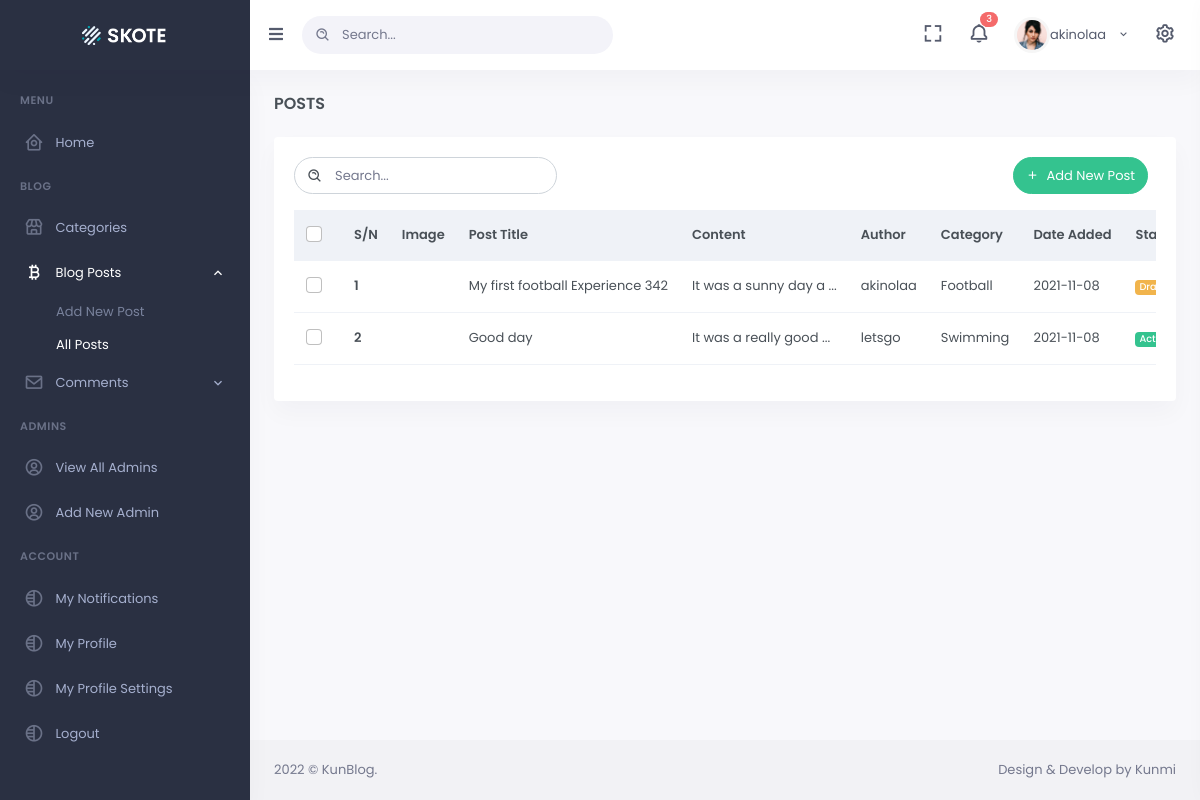
Screenshot of /posts.php (signed in) with the database file from the repository.
### tables this page shows
CREATE TABLE `posts` (
  `id` int(11) NOT NULL,
  `title` varchar(255) NOT NULL,
  `content` text NOT NULL,
  `image` text NOT NULL,
  `cat_id` int(255) NOT NULL,
  `author_id` int(255) NOT NULL,
  `status_id` int(2) NOT NULL DEFAULT 1,
  `date` date NOT NULL DEFAULT current_timestamp()
);

CREATE TABLE `categories` (
  `id` int(11) NOT NULL,
  `name` varchar(255) NOT NULL,
  `description` text NOT NULL,
  `date` date NOT NULL DEFAULT current_timestamp(),
  `timestamp` timestamp(6) NOT NULL DEFAULT current_timestamp(6)
);

### includes/restriction.php (called while the page is built, shortened)
<?php
if(!isset($_SESSION["user_loggedin"])){
    header("Location: login.php");
}else {
    $user_id_unsanitized = $_SESSION["user_loggedin"];
    $user_id = mysqli_real_escape_string($connect,filter_var($user_id_unsanitized,FILTER_SANITIZE_STRING));
    $check_user_exists_sql = "SELECT * FROM admins WHERE id = $user_id";
    $check_user_exists = mysqli_query($connect,$check_user_exists_sql);
    if(mysqli_num_rows($check_user_exists) != 1){
        header("Location: login.php");
    }else {
        while($user_row = mysqli_fetch_assoc($check_user_exists)){
            $user_username = $user_row["username"];
        }
    }
}

### posts.php (the view, shortened to what this page needs)
<!doctype html>
<html lang="en">
<head>
        <link href="assets/css/bootstrap.min.css" id="bootstrap-style" rel="stylesheet" type="text/css" />
        <link href="assets/css/icons.min.css" rel="stylesheet" type="text/css" />
        <link href="assets/css/app.min.css" id="app-style" rel="stylesheet" type="text/css" />
    </head>
    <body data-sidebar="dark">
        <div id="layout-wrapper">
        <?php include_once "includes/layout/header.php"; ?>
           <?php include_once "includes/layout/sidebar.php"; ?>
            <div class="main-content">
                <div class="page-content">
                    <div class="container-fluid">
                        <div class="row">
                            <div class="col-12">
                                <div class="page-title-box d-sm-flex align-items-center justify-content-between">
                                    <h4 class="mb-sm-0 font-size-18">POSTS</h4>
                                </div>
                            </div>
                        </div>
                        <div class="row">
                            <div class="col-12">
                                <div class="card">
                                    <div class="card-body">
                                        <div class="row mb-2">
                                            <div class="col-sm-4">
                                                <div class="search-box me-2 mb-2 d-inline-block">
                                                    <div class="position-relative">
                                                        <input type="text" class="form-control" placeholder="Search...">
                                                        <i class="bx bx-search-alt search-icon"></i>
                                                    </div>
                                                </div>
                                            </div>
                                            <div class="col-sm-8">
                                                <div class="text-sm-end">
                                                    <a type="button" href='add-post.php' class="btn btn-success btn-rounded waves-effect waves-light mb-2 me-2"><i class="mdi mdi-plus me-1"></i> Add New Post</a>
                                                </div>
                                            </div>
                                        </div>
                                        <div class="table-responsive">
                                            <table class="table align-middle table-nowrap table-check">
                                                <thead class="table-light">
                                                    <tr>
                                                        <th style="width: 20px;" class="align-middle">
                                                            <div class="form-check font-size-16">
                                                                <input class="form-check-input" type="checkbox" id="checkAll">
                                                            </div>
                                                        </th>
                                                        <th class="align-middle">S/N</th>
                                                        <th class="align-middle">Image</th>
                                                        <th class="align-middle">Post Title</th>
                                                        <th class="align-middle">Content</th>
                                                        <th class="align-middle">Author</th>
                                                        <th class="align-middle">Category</th>
                                                        <th class="align-middle">Date Added</th>
                                                        <th class="align-middle">Status</th>
                                                    </tr>
                                                </thead>
                                                <tbody>
                                                   <?php
                                                   $sn = 1;
                                                   $get_posts_details_sql = "SELECT * FROM posts";
                                                   $get_posts_details = mysqli_query($connect,$get_posts_details_sql);
                                                   if(mysqli_num_rows($get_posts_details) < 1){
                                                       echo "No posts yet";
                                                   }else{
                                                       while($all_post_row = mysqli_fetch_assoc($get_posts_details)){
                                                           $post_title = $all_post_row['title'];
                                                           $post_image = $all_post_row['image'];
                                                           $post_content = $all_post_row['content'];
                                                           $post_cat_id = $all_post_row['cat_id'];
                                                           $post_status_id = $all_post_row['status_id'];
                                                           $post_date = $all_post_row['date'];
                                                           $post_author_id = $all_post_row['author_id'];
                                                      $get_cat_sql = "SELECT * FROM categories WHERE id = $post_cat_id";
                                                      $get_cat = mysqli_query($connect,$get_cat_sql);
                                                      while($cat_row = mysqli_fetch_assoc($get_cat)){
                                                          $cat_name = $cat_row['name'];
                                                      }
                                                      $get_author_sql = "SELECT * FROM admins WHERE id = $post_author_id";
                                                      $get_author = mysqli_query($connect,$get_author_sql);
                                                      while($admin_row = mysqli_fetch_assoc($get_author)){
                                                          $author_name = $admin_row['username'];
                                                      }
                                                      if($post_status_id == 1){
                                                          $post_status_msg = "<div class='badge bg-success'>Active</div>";
                                                      }else{
                                                          $post_status_msg = "<div class='badge bg-warning'>Draft</div>";
                                                      }
                                                   ?>
                                                    <tr>
                                                        <td>
                                                            <div class="form-check font-size-16">
                                                                <input class="form-check-input" type="checkbox" id="orderidcheck09">
                                                            </div>
                                                        </td>
                                                        <td><a href="javascript: void(0);" class="text-body fw-bold"><?php echo $sn; ?></a> </td>
                                                        <td><img src="assets/images/blog/<?php echo $post_image; ?>" width="50px" class="img-fluid" alt=""></td>
                                                        <td><?php echo $post_title; ?></td>
                                                        <td><?php echo substr($post_content,0,20) ." ..."; ?></td>
                                                        <td><?php echo $author_name; ?></td>
                                                        <td><?php echo $cat_name; ?></td>
                                                        <td><?php echo $post_date; ?></td>
                                                        <td><?php echo $post_status_msg; ?></td>
                                                    </tr>
                                                   <?php $sn++; }} ?>
                                                </tbody>
                                            </table>
                                        </div>
                                    </div>
                                </div>
                            </div>
                        </div>
                    </div>
                </div>
                <?php include_once "includes/layout/footer.php"; ?>
            </div>
        </div>
    </body>
</html>

### includes/layout/header.php (shortened to what this page needs)
<?php include_once "includes/auth/db.php"; ?>
<?php include_once "includes/restriction.php"; ?>
            <header id="page-topbar">
                <div class="navbar-header">
                    <div class="d-flex">
                        <div class="navbar-brand-box">
                            <a href="index-2.html" class="logo logo-light">
                                <span class="logo-lg">
                                    <img src="assets/images/logo-light.png" alt="" height="19">
                                </span>
                            </a>
                        </div>
                        <button type="button" class="btn btn-sm px-3 font-size-16 header-item waves-effect" id="vertical-menu-btn">
                            <i class="fa fa-fw fa-bars"></i>
                        </button>
                        <form class="app-search d-none d-lg-block">
                            <div class="position-relative">
                                <input type="text" class="form-control" placeholder="Search...">
                                <span class="bx bx-search-alt"></span>
                            </div>
                        </form>
                    </div>
                    <div class="d-flex">
                        <div class="dropdown d-none d-lg-inline-block ms-1">
                            <button type="button" class="btn header-item noti-icon waves-effect" data-toggle="fullscreen">
                                <i class="bx bx-fullscreen"></i>
                            </button>
                        </div>
                        <div class="dropdown d-inline-block">
                            <button type="button" class="btn header-item noti-icon waves-effect" id="page-header-notifications-dropdown"
                            data-bs-toggle="dropdown" aria-haspopup="true" aria-expanded="false">
                                <i class="bx bx-bell bx-tada"></i>
                                <span class="badge bg-danger rounded-pill">3</span>
                            </button>
                        </div>
                        <div class="dropdown d-inline-block">
                            <button type="button" class="btn header-item waves-effect" id="page-header-user-dropdown"
                            data-bs-toggle="dropdown" aria-haspopup="true" aria-expanded="false">
                                <img class="rounded-circle header-profile-user" src="assets/images/users/avatar-1.jpg"
                                    alt="Header Avatar"><?php echo $user_username; ?>
                                <i class="mdi mdi-chevron-down d-none d-xl-inline-block"></i>
                            </button>
                        </div>
                        <div class="dropdown d-inline-block">
                            <button type="button" class="btn header-item noti-icon right-bar-toggle waves-effect">
                                <i class="bx bx-cog bx-spin"></i>
                            </button>
                        </div>
                    </div>
                </div>
            </header>

### rows the page displays
posts: title "My first football Experience 342", content "It was a sunny day a", admins.username "akinolaa", categories.name "Football", date "2021-11-08", status_id "Draft"
posts: title "Good day", content "It was a really good", admins.username "letsgo", categories.name "Swimming", date "2021-11-08", status_id "Active"

### other values shown
$user_username "akinolaa"
